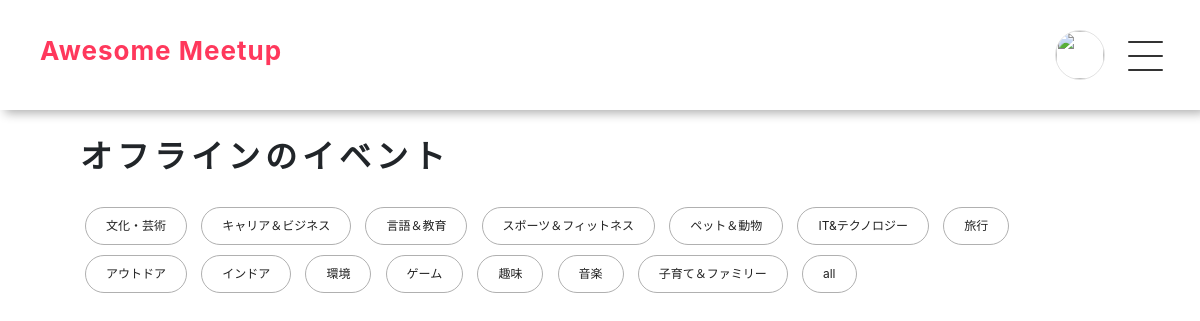
The page /event_top_online.php (signed in) on the database its author committed.
### tables this page shows
CREATE TABLE `categories` (
  `id` int(11) NOT NULL AUTO_INCREMENT,
  `type` varchar(100) NOT NULL,
  `created_at` timestamp NOT NULL DEFAULT CURRENT_TIMESTAMP ON UPDATE CURRENT_TIMESTAMP,
  PRIMARY KEY (`id`)
);

### event_top_online.php (called while the page is built, shortened)
<?php
   $categories = Category::all();
  $user_icon = $_SESSION["user_icon"];
   include_once "views/event_top_online_view.php";

### models/Category.php (called while the page is built, shortened)
<?php
    require_once 'models/Model.php';
    class Category extends Model
    {
        public static function all()
        {
            try {
                $pdo  = self::get_connection();
                $stmt = $pdo->query('SELECT * FROM categories');
                $stmt->setFetchMode(PDO::FETCH_CLASS | PDO::FETCH_PROPS_LATE, 'Category');
                $categories = $stmt->fetchAll();
                return $categories;
            }
            catch (PDOException $e) {
                return 'PDO exception: ' . $e->getMessage();
            }
        }
    }

### models/Model.php (called while the page is built, shortened)
<?php
    class Model
    {
        protected static function close_connection($pdo, $stmp)
        {
            try {
                $stmp = null;
            }
            catch (PDOException $e) {
                return 'PDO exception: ' . $e->getMessage();
            }
        }
    }

### views/event_top_online_view.php (the view, shortened to what this page needs)
<!DOCTYPE html>
<html lang="ja">
    <head>
        <link rel="stylesheet" href="css/event.css">
        <link rel="stylesheet" href="css/reset.css">
        <link rel="stylesheet" href="css/nav.css">
        <link href="https://cdn.jsdelivr.net/npm/bootstrap@5.0.0-beta1/dist/css/bootstrap.min.css" rel="stylesheet">
    </head>
    <body>
        <header>
         <nav class="navbar navbar-light fixed-top">
            <div class="nav_title"><a href="top.php"><h1 class="d-flex">Awesome&nbsp;<span>Meetup</span></h1></a></div>
            <div class="d-flex position-relative">
                  <div class="user-icon">
                     <a href="user_account.php?id=<?=$login_user->id?>"><img src="upload/<?=$user_icon?>"></a>
                  </div>
               <div id="nav_menu">
                   <span></span>
                   <span></span>
                   <span></span>
               </div>
            </div>
         </nav>
      </header>
        <div class="scroll_wrapper">
        <div class="mb-5">
        <h1 class="Ltitle">オフラインの<span>イベント</span></h1>
        <div id="buttons">
            <?php foreach ($categories as $category):?>
            <button value="<?=$category->type?>"><?=$category->type?></button>
            <?php endforeach; ?>
            <button value="all">all</button>
        </div>
        </div>
        </div>
    </body>
</html>

### css/event.css (style rules this page uses)
.scroll_wrapper { padding: 50px 80px; overflow: scroll; }
.scroll_wrapper h1 { font-size: 32px; font-weight: 600; line-height: 1; letter-spacing: 5px; margin-bottom: 30px; }
.scroll_wrapper .Ltitle { display: flex; }
.scroll_wrapper #buttons button { cursor: pointer !important; text-align: center !important; border: 1px solid #b0b0b0 !important; background-color: white; outline: none !important; margin: 5px; border-radius: 30px !important; color: #222222; font-family: Circular, -apple-system, BlinkMacSystemFont, Roboto, "Helvetica Neue", sans-serif !important; padding: 10px 20px !important; font-size: 12px !important; line-height: 16px !important; }

### css/nav.css (style rules this page uses)
header { height:90px; }
#nav_menu { width: 55px; height: 50px; position: relative; left: 15px; top:11px; cursor:pointer; transition: 0.5s ease-in-out; z-index: 20; }
#nav_menu span { display: block; position: absolute; left: 8px; width: 35px; height: 2px; background-color: #333; border-radius: 4px; transition: all .5s; }
.open span:nth-child(1) { top: 0px; width: 60px; animation: equalizer01 7000ms infinite; }
.open span:nth-child(2) { top: 14px; width: 30px; animation: equalizer02 5000ms infinite; animation-delay: 0.33s; }
.open span:nth-child(3) { top: 28px; width: 20px; animation: equalizer02 5000ms infinite; }
.user-icon { width: 50px; height: 50px; border: 1px solid #8080803b; border-radius: 50%; }
.user-icon img { width: 100%; height: 100%; border-radius: 50%; }
.navbar { padding: 30px 40px!important; box-shadow: 5px 3px 10px 0px #00000052; box-shadow: 5px 3px 10px 0px #00000052; cursor: pointer; background: white; }
.nav_title a { text-decoration:none!important; }
.nav_title h1 { font-family: "SF Pro JP","SF Pro Display","SF Pro Icons","Hiragino Kaku Gothic Pro","ヒラギノ角ゴ Pro W3","メイリオ","Meiryo","ＭＳ Ｐゴシック","Helvetica Neue","Helvetica","Arial",sans-serif; letter-spacing: 1px; font-size: 26px; font-weight: bold; color: #ff385c; }
html ,body { height:100%; }

### rows shown on the page
categories: type "文化・芸術"
categories: type "キャリア＆ビジネス"
categories: type "言語＆教育"
categories: type "スポーツ＆フィットネス"
categories: type "ペット＆動物"
categories: type "IT&テクノロジー"
categories: type "旅行"
categories: type "アウトドア"
categories: type "インドア"
categories: type "環境"
categories: type "ゲーム"
categories: type "趣味"
categories: type "音楽"
categories: type "子育て＆ファミリー"
